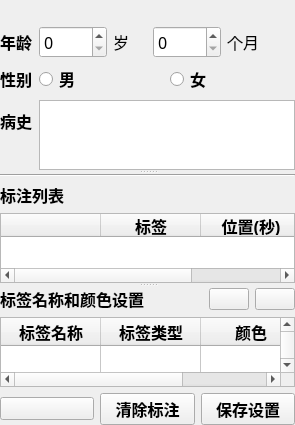
       <widget class="QSplitter" name="splitter">
        <property name="orientation">
         <enum>Qt::Vertical</enum>
        </property>
        <widget class="QWidget" name="formLayoutWidget">
         <layout class="QFormLayout" name="formLayout">
          <item row="1" column="0">
           <widget class="QLabel" name="label_age">
            <property name="font">
             <font>
              <family>微软雅黑</family>
              <pointsize>12</pointsize>
              <weight>75</weight>
              <bold>true</bold>
             </font>
            </property>
            <property name="text">
             <string>年龄</string>
            </property>
           </widget>
          </item>
          <item row="2" column="0">
           <widget class="QLabel" name="label_gender">
            <property name="font">
             <font>
              <family>微软雅黑</family>
              <pointsize>12</pointsize>
              <weight>75</weight>
              <bold>true</bold>
             </font>
            </property>
            <property name="text">
             <string>性别</string>
            </property>
           </widget>
          </item>
          <item row="2" column="1">
           <layout class="QHBoxLayout" name="horizontalLayout_6">
            <item>
             <widget class="QRadioButton" name="rBmale">
              <property name="font">
               <font>
                <family>微软雅黑</family>
                <pointsize>12</pointsize>
                <weight>75</weight>
                <bold>true</bold>
               </font>
              </property>
              <property name="text">
               <string>男</string>
              </property>
             </widget>
            </item>
            <item>
             <widget class="QRadioButton" name="rBfemale">
              <property name="font">
               <font>
                <family>微软雅黑</family>
                <pointsize>12</pointsize>
                <weight>75</weight>
                <bold>true</bold>
               </font>
              </property>
              <property name="text">
               <string>女</string>
              </property>
             </widget>
            </item>
           </layout>
          </item>
          <item row="3" column="0">
           <widget class="QLabel" name="label_diagnosis">
            <property name="font">
             <font>
              <family>微软雅黑</family>
              <pointsize>12</pointsize>
              <weight>75</weight>
              <bold>true</bold>
             </font>
            </property>
            <property name="text">
             <string>病史</string>
            </property>
           </widget>
          </item>
          <item row="3" column="1">
           <widget class="QTextEdit" name="textEdit">
            <property name="font">
             <font>
              <family>微软雅黑</family>
              <pointsize>10</pointsize>
             </font>
            </property>
           </widget>
          </item>
          <item row="0" column="0" colspan="2">
           <spacer name="horizontalSpacer">
            <property name="orientation">
             <enum>Qt::Horizontal</enum>
            </property>
            <property name="sizeHint" stdset="0">
             <size>
              <width>40</width>
              <height>20</height>
             </size>
            </property>
           </spacer>
          </item>
          <item row="1" column="1">
           <layout class="QHBoxLayout" name="horizontalLayout_5">
            <item>
             <widget class="QSpinBox" name="spinYear">
              <property name="sizePolicy">
               <sizepolicy hsizetype="Expanding" vsizetype="Fixed">
                <horstretch>2</horstretch>
                <verstretch>0</verstretch>
               </sizepolicy>
              </property>
              <property name="font">
               <font>
                <family>微软雅黑</family>
                <pointsize>12</pointsize>
               </font>
              </property>
              <property name="maximum">
               <number>20</number>
              </property>
             </widget>
            </item>
            <item>
             <widget class="QLabel" name="label_26">
              <property name="sizePolicy">
               <sizepolicy hsizetype="Expanding" vsizetype="Preferred">
                <horstretch>1</horstretch>
                <verstretch>0</verstretch>
               </sizepolicy>
              </property>
              <property name="font">
               <font>
                <family>微软雅黑</family>
                <pointsize>12</pointsize>
               </font>
              </property>
              <property name="text">
               <string>岁</string>
              </property>
             </widget>
            </item>
            <item>
             <widget class="QSpinBox" name="spinMonth">
              <property name="sizePolicy">
               <sizepolicy hsizetype="Expanding" vsizetype="Fixed">
                <horstretch>2</horstretch>
                <verstretch>0</verstretch>
               </sizepolicy>
              </property>
              <property name="font">
               <font>
                <family>微软雅黑</family>
                <pointsize>12</pointsize>
               </font>
              </property>
              <property name="maximum">
               <number>11</number>
              </property>
             </widget>
            </item>
            <item>
             <widget class="QLabel" name="label_30">
              <property name="sizePolicy">
               <sizepolicy hsizetype="Expanding" vsizetype="Preferred">
                <horstretch>2</horstretch>
                <verstretch>0</verstretch>
               </sizepolicy>
              </property>
              <property name="font">
               <font>
                <family>微软雅黑</family>
                <pointsize>12</pointsize>
               </font>
              </property>
              <property name="text">
               <string>个月</string>
              </property>
             </widget>
            </item>
           </layout>
          </item>
         </layout>
        </widget>
        <widget class="QWidget" name="layoutWidget">
         <layout class="QVBoxLayout" name="verticalLayout_2">
          <item>
           <widget class="Line" name="line">
            <property name="orientation">
             <enum>Qt::Horizontal</enum>
            </property>
           </widget>
          </item>
          <item>
           <widget class="QLabel" name="label_25">
            <property name="font">
             <font>
              <family>微软雅黑</family>
              <pointsize>12</pointsize>
              <weight>75</weight>
              <bold>true</bold>
             </font>
            </property>
            <property name="text">
             <string>标注列表</string>
            </property>
           </widget>
          </item>
          <item>
           <widget class="QTableWidget" name="tableLabel">
            <property name="sizePolicy">
             <sizepolicy hsizetype="Expanding" vsizetype="Expanding">
              <horstretch>0</horstretch>
              <verstretch>10</verstretch>
             </sizepolicy>
            </property>
            <property name="font">
             <font>
              <pointsize>12</pointsize>
             </font>
            </property>
            <property name="autoFillBackground">
             <bool>false</bool>
            </property>
            <property name="alternatingRowColors">
             <bool>true</bool>
            </property>
            <property name="selectionBehavior">
             <enum>QAbstractItemView::SelectRows</enum>
            </property>
            <property name="rowCount">
             <number>0</number>
            </property>
            <attribute name="horizontalHeaderVisible">
             <bool>true</bool>
            </attribute>
            <attribute name="verticalHeaderVisible">
             <bool>false</bool>
            </attribute>
            <column>
             <property name="text">
              <string/>
             </property>
             <property name="icon">
              <iconset resource="icon.qrc">
               <normaloff>:/image/color.png</normaloff>:/image/color.png</iconset>
             </property>
            </column>
            <column>
             <property name="text">
              <string>标签</string>
             </property>
             <property name="font">
              <font>
               <weight>75</weight>
               <bold>true</bold>
              </font>
             </property>
            </column>
            <column>
             <property name="text">
              <string>位置(秒)</string>
             </property>
             <property name="font">
              <font>
               <weight>75</weight>
               <bold>true</bold>
              </font>
             </property>
            </column>
           </widget>
          </item>
         </layout>
        </widget>
        <widget class="QWidget" name="layoutWidget">
         <layout class="QVBoxLayout" name="verticalLayout_5">
          <item>
           <layout class="QHBoxLayout" name="horizontalLayout_3">
            <item>
             <widget class="QLabel" name="label">
              <property name="sizePolicy">
               <sizepolicy hsizetype="Expanding" vsizetype="Preferred">
                <horstretch>0</horstretch>
                <verstretch>0</verstretch>
               </sizepolicy>
              </property>
              <property name="font">
               <font>
                <family>微软雅黑</family>
                <pointsize>12</pointsize>
                <weight>75</weight>
                <bold>true</bold>
               </font>
              </property>
              <property name="text">
               <string>标签名称和颜色设置</string>
              </property>
             </widget>
            </item>
            <item>
             <widget class="QPushButton" name="addNewLabel">
              <property name="text">
               <string/>
              </property>
              <property name="icon">
               <iconset>
                <normalon>:/image/add.png</normalon>
               </iconset>
              </property>
             </widget>
            </item>
            <item>
             <widget class="QPushButton" name="deleteLabel">
              <property name="text">
               <string/>
              </property>
              <property name="icon">
               <iconset>
                <normalon>:/image/delete.png</normalon>
               </iconset>
              </property>
             </widget>
            </item>
           </layout>
          </item>
          <item>
           <widget class="QTableWidget" name="tableSetting">
            <property name="font">
             <font>
              <pointsize>12</pointsize>
              <weight>75</weight>
              <bold>true</bold>
             </font>
            </property>
            <property name="alternatingRowColors">
             <bool>true</bool>
            </property>
            <property name="selectionBehavior">
             <enum>QAbstractItemView::SelectRows</enum>
            </property>
            <property name="rowCount">
             <number>50</number>
            </property>
            <attribute name="verticalHeaderVisible">
             <bool>false</bool>
            </attribute>
            <row/>
            <row/>
            <row/>
            <row/>
            <row/>
            <row/>
            <row/>
            <row/>
            <row/>
            <row/>
            <row/>
            <row/>
            <row/>
            <row/>
            <row/>
            <row/>
            <row/>
            <row/>
            <row/>
            <row/>
            <row/>
            <row/>
            <row/>
            <row/>
            <row/>
            <row/>
            <row/>
            <row/>
            <row/>
            <row/>
            <row/>
            <row/>
            <row/>
            <row/>
            <row/>
            <row/>
            <row/>
            <row/>
            <row/>
            <row/>
            <row/>
            <row/>
            <row/>
            <row/>
            <row/>
            <row/>
            <row/>
            <row/>
            <row/>
            <row/>
            <column>
             <property name="text">
              <string>标签名称</string>
             </property>
            </column>
            <column>
             <property name="text">
              <string>标签类型</string>
             </property>
            </column>
            <column>
             <property name="text">
              <string>颜色</string>
             </property>
             <property name="icon">
              <iconset resource="icon.qrc">
               <normaloff>:/image/color.png</normaloff>:/image/color.png</iconset>
             </property>
            </column>
           </widget>
          </item>
          <item>
           <layout class="QHBoxLayout" name="horizontalLayout_4">
            <item>
             <widget class="QPushButton" name="bt1">
              <property name="font">
               <font>
                <pointsize>10</pointsize>
                <weight>75</weight>
                <bold>true</bold>
               </font>
              </property>
              <property name="text">
               <string/>
              </property>
             </widget>
            </item>
            <item>
             <widget class="QPushButton" name="removeLabel">
              <property name="font">
               <font>
                <family>微软雅黑</family>
                <pointsize>12</pointsize>
                <weight>75</weight>
                <bold>true</bold>
               </font>
              </property>
              <property name="text">
               <string>清除标注</string>
              </property>
             </widget>
            </item>
            <item>
             <widget class="QPushButton" name="saveSetting">
              <property name="font">
               <font>
                <family>微软雅黑</family>
                <pointsize>12</pointsize>
                <weight>75</weight>
                <bold>true</bold>
               </font>
              </property>
              <property name="text">
               <string>保存设置</string>
              </property>
             </widget>
            </item>
           </layout>
          </item>
         </layout>
        </widget>
       </widget>
